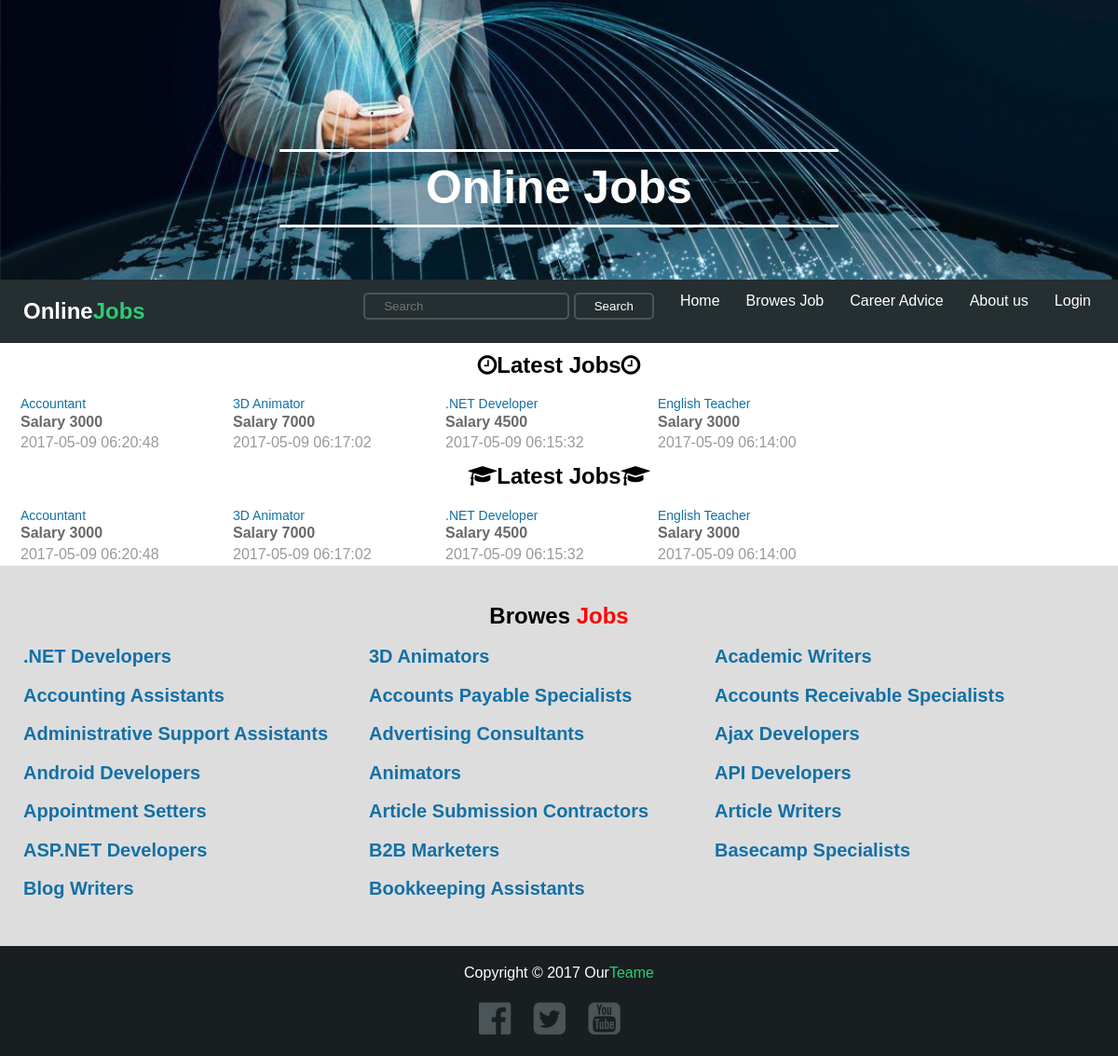
The page /App/View/Home.php on the database its author committed.
### tables this page shows
CREATE TABLE `job_info` (
  `job_id` int(11) NOT NULL,
  `job_name` varchar(255) NOT NULL,
  `job_field` int(11) DEFAULT NULL,
  `job_salary` int(11) NOT NULL,
  `job_free_places` int(11) NOT NULL,
  `job_description` text NOT NULL,
  `job_date` datetime NOT NULL,
  `company_id` int(11) NOT NULL,
  `job_exp` int(11) NOT NULL
);

CREATE TABLE `job_categories` (
  `cat_id` int(11) NOT NULL,
  `cat_name` varchar(255) NOT NULL
);

### App/model/getjob.php (called while the page is built, shortened)
<?php
class getjob {
    function GetAllDataOrderd($tablename,$clo,$DESC){
        $dhb = new Database();
        $q = "SELECT * FROM `".$tablename."` ORDER BY `".$clo."`".$DESC;
        $stm = $dhb->prepare($q);
        $stm->execute();
        $result = $stm->fetchAll();
        return $result;
    }
}

### App/View/Home.php (the view, shortened to what this page needs)
<?php
include '../model/getjob.php';
include 'HTML_B.php';
 include 'Header.php';
 include 'nav_bar.php';
$result_job = new getjob();
$result = $result_job->GetAllDataOrderd("job_info","job_date","DESC");
?>
<div class="About">
                <div class="container">
                    <h2><i class="fa fa-clock-o" aria-hidden="true"></i>Latest Jobs<i class="fa fa-clock-o" aria-hidden="true"></i></h2>
                    <div class="jobs">
                        <ul>
                            <?php
                            for($i=0;$i< count($result)&& $i<20;$i++){
                            echo '<li>';
                            echo "<a href="."page.php?id=".@$result[$i]['job_id'].">".@$result[$i]['job_name']."</a>";
                            echo "<br><strong> Salary ".@$result[$i]['job_salary']."</strong><br>";
                            echo "<p>".@$result[$i]['job_date']."</p>";
                            echo '</li>';
                            }
                           ?>
                        </ul>
                    </div>
                    <h2><i class="fa fa-graduation-cap" aria-hidden="true"></i>Latest Jobs<i class="fa fa-graduation-cap" aria-hidden="true"></i></h2>
                 <div class="jobs">
                        <ul>
                            <?php
                            for($i=0;$i<count($result) && $i<20;$i++){
                            echo '<li>';
                            echo "<a href="."page.php?id=".@$result[$i]['job_id'].">".@$result[$i]['job_name']."</a>";
                            echo"<br><strong> Salary ".@$result[$i]['job_salary']."</strong><br>";
                            echo "<p>".@$result[$i]['job_date']."</p>";
                            echo '</li>';
                            }
                           ?>
                        </ul>
                    </div>
                </div>
             <div class="Browes">
                <div class="container">
                    <div class="JOBS">
                        <h2>Browes <span style="color:red;">Jobs</span></h2>
                        <?php
                        $Cat_result = $result_job->GetAllDataOrderd("job_categories","cat_name","ASC");
                         for($i = 0;$i<20;$i++){
                       echo'<ul>';
                            echo'<li><h3><a href="BrowesJobs.php?id='.@$Cat_result[$i]['cat_id'].'">'.@$Cat_result[$i]['cat_name'].'</a></h3></li>';
                        echo'</ul>';
                         }
                        ?>
                    </div>
                </div>
            </div>
            </div>
<?php
  include 'Footer.php';
?>

### App/Resources/css/main.css (style rules this page uses)
* { margin: 0; padding: 0; box-sizing: border-box; }
body { font-family: sans-serif; }
.container { width: 1170px; margin: auto; }
.About { background-color: #FFF; overflow: hidden; }
.container h2 { display: block; text-align: center; margin-top: 10px; margin-bottom: 10px; }
.container h2 i { color: black; }
.jobs ul { list-style: none; }
.jobs ul li { border-left: 2px solid transparent; float: left; font-family: inherit; margin-right: 20px; margin-top: 7px; cursor: pointer; padding-left: 5px; padding-bottom: 11px; padding-top: 3px; width: 208px; height: 65px; overflow: hidden; }
.jobs ul li a { clear: both; color: #1370a6; display: block; float: left; font-weight: 400; font-size: 14px; text-decoration: none; width: 210px; text-shadow: 0 1px 0 #fff; }
.jobs ul li strong { margin-top: 7px; color: #696969; }
.jobs ul li p { display: block; float: left; margin-top: 4px; color: #999; }
.Browes { padding-top: 30px; padding-bottom: 40px; overflow: hidden; background-color: #DDD; }
.JOBS h2 { color: #000; }
.JOBS ul { display: inline-block; margin: 10px; list-style: none; width: 30%; }
.JOBS ul li a { color: #1370a6; font-size: 20px; line-height:0; text-decoration: none; }
a { cursor: pointer; }
body { background-color: #8e9eab; width: 100%; margin: auto; font-family: "Trebuchet MS", Helvetica, sans-serif; }
* { box-sizing: border-box; }
body { background-image: url('../IMG/BC8.jpg'); background-size: cover; width: 100%; margin: auto; font-family: "Trebuchet MS", Helvetica, sans-serif; }
a { text-decoration: none; cursor: pointer; }

### rows shown on the page
job_info: job_name "Accountant", job_salary "3000", job_date "2017-05-09 06:20:48"
job_info: job_name "3D Animator", job_salary "7000", job_date "2017-05-09 06:17:02"
job_info: job_name ".NET Developer", job_salary "4500", job_date "2017-05-09 06:15:32"
job_info: job_name "English Teacher", job_salary "3000", job_date "2017-05-09 06:14:00"
job_categories: cat_name ".NET Developers"
job_categories: cat_name "3D Animators"
job_categories: cat_name "Academic Writers"
job_categories: cat_name "Accounting Assistants"
job_categories: cat_name "Accounts Payable Specialists"
job_categories: cat_name "Accounts Receivable Specialists"
job_categories: cat_name "Administrative Support Assistants"
job_categories: cat_name "Advertising Consultants"
job_categories: cat_name "Ajax Developers"
job_categories: cat_name "Android Developers"
job_categories: cat_name "Animators"
job_categories: cat_name "API Developers"
job_categories: cat_name "Appointment Setters"
job_categories: cat_name "Article Submission Contractors"
job_categories: cat_name "Article Writers"
job_categories: cat_name "ASP.NET Developers"
job_categories: cat_name "B2B Marketers"
job_categories: cat_name "Basecamp Specialists"
job_categories: cat_name "Blog Writers"
job_categories: cat_name "Bookkeeping Assistants"
